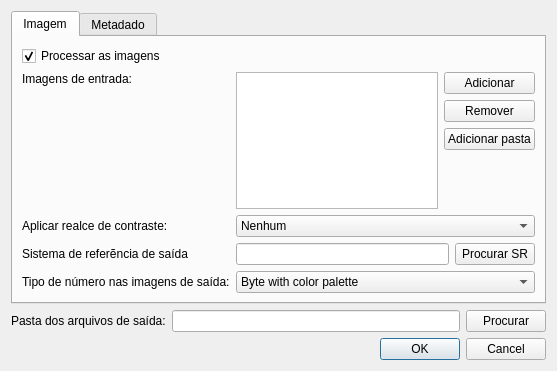
<?xml version="1.0" encoding="UTF-8"?>
<ui version="4.0">
 <class>Dialog</class>
 <widget class="QDialog" name="Dialog">
  <property name="geometry">
   <rect>
    <x>0</x>
    <y>0</y>
    <width>557</width>
    <height>371</height>
   </rect>
  </property>
  <property name="windowTitle">
   <string>Preparação de imagens para mosaicos</string>
  </property>
  <layout class="QVBoxLayout" name="verticalLayout_2">
   <item>
    <widget class="QTabWidget" name="tabWidget">
     <property name="currentIndex">
      <number>0</number>
     </property>
     <widget class="QWidget" name="tab">
      <attribute name="title">
       <string>Imagem</string>
      </attribute>
      <layout class="QFormLayout" name="formLayout">
       <item row="0" column="0" colspan="2">
        <widget class="QCheckBox" name="checkBox">
         <property name="text">
          <string>Processar as imagens</string>
         </property>
         <property name="checked">
          <bool>true</bool>
         </property>
        </widget>
       </item>
       <item row="2" column="0">
        <widget class="QLabel" name="label">
         <property name="text">
          <string>Imagens de entrada:</string>
         </property>
         <property name="alignment">
          <set>Qt::AlignLeading|Qt::AlignLeft|Qt::AlignTop</set>
         </property>
        </widget>
       </item>
       <item row="2" column="1">
        <layout class="QHBoxLayout" name="horizontalLayout_2">
         <item>
          <widget class="QListWidget" name="fileListWidget"/>
         </item>
         <item>
          <layout class="QVBoxLayout" name="verticalLayout">
           <item>
            <widget class="QPushButton" name="addButton">
             <property name="text">
              <string>Adicionar</string>
             </property>
            </widget>
           </item>
           <item>
            <widget class="QPushButton" name="removeButton">
             <property name="text">
              <string>Remover</string>
             </property>
            </widget>
           </item>
           <item>
            <widget class="QPushButton" name="addFolderButton">
             <property name="text">
              <string>Adicionar pasta</string>
             </property>
            </widget>
           </item>
           <item>
            <spacer name="verticalSpacer">
             <property name="orientation">
              <enum>Qt::Vertical</enum>
             </property>
             <property name="sizeHint" stdset="0">
              <size>
               <width>20</width>
               <height>40</height>
              </size>
             </property>
            </spacer>
           </item>
          </layout>
         </item>
        </layout>
       </item>
       <item row="8" column="0">
        <widget class="QLabel" name="label_4">
         <property name="text">
          <string>Sistema de referẽncia de saída</string>
         </property>
        </widget>
       </item>
       <item row="8" column="1">
        <layout class="QHBoxLayout" name="horizontalLayout">
         <item>
          <widget class="QLineEdit" name="srLineEdit"/>
         </item>
         <item>
          <widget class="QPushButton" name="searchSRButton">
           <property name="text">
            <string>Procurar SR</string>
           </property>
          </widget>
         </item>
        </layout>
       </item>
       <item row="11" column="0">
        <widget class="QLabel" name="label_5">
         <property name="text">
          <string>Tipo de número nas imagens de saída:</string>
         </property>
        </widget>
       </item>
       <item row="11" column="1">
        <widget class="QComboBox" name="numberComboBox">
         <item>
          <property name="text">
           <string>Byte with color palette</string>
          </property>
         </item>
         <item>
          <property name="text">
           <string>Byte</string>
          </property>
         </item>
         <item>
          <property name="text">
           <string>Unsigned Int 16</string>
          </property>
         </item>
         <item>
          <property name="text">
           <string>Int 16</string>
          </property>
         </item>
         <item>
          <property name="text">
           <string>Unsigned Int 32</string>
          </property>
         </item>
         <item>
          <property name="text">
           <string>Int 32</string>
          </property>
         </item>
         <item>
          <property name="text">
           <string>Float 32</string>
          </property>
         </item>
         <item>
          <property name="text">
           <string>Float 64</string>
          </property>
         </item>
        </widget>
       </item>
       <item row="5" column="0">
        <widget class="QLabel" name="label_3">
         <property name="text">
          <string>Aplicar realce de contraste:</string>
         </property>
        </widget>
       </item>
       <item row="5" column="1">
        <widget class="QComboBox" name="stretchComboBox">
         <item>
          <property name="text">
           <string>Nenhum</string>
          </property>
         </item>
         <item>
          <property name="text">
           <string>Linear 2%</string>
          </property>
         </item>
        </widget>
       </item>
      </layout>
     </widget>
     <widget class="QWidget" name="tab_2">
      <attribute name="title">
       <string>Metadado</string>
      </attribute>
      <layout class="QFormLayout" name="formLayout_2">
       <item row="6" column="0">
        <widget class="QLabel" name="label_2">
         <property name="text">
          <string>Modelo XML do metadado de saída:</string>
         </property>
        </widget>
       </item>
       <item row="6" column="1">
        <layout class="QHBoxLayout" name="horizontalLayout_3">
         <item>
          <widget class="QLineEdit" name="lineEdit_2"/>
         </item>
         <item>
          <widget class="QPushButton" name="metadataTemplateButton">
           <property name="text">
            <string>Procurar</string>
           </property>
          </widget>
         </item>
        </layout>
       </item>
       <item row="5" column="0" colspan="2">
        <widget class="QCheckBox" name="checkBox_2">
         <property name="text">
          <string>Processar os metadados</string>
         </property>
        </widget>
       </item>
      </layout>
     </widget>
    </widget>
   </item>
   <item>
    <layout class="QHBoxLayout" name="horizontalLayout_4">
     <item>
      <widget class="QLabel" name="label_6">
       <property name="text">
        <string>Pasta dos arquivos de saída:</string>
       </property>
      </widget>
     </item>
     <item>
      <widget class="QLineEdit" name="outputFolderEdit"/>
     </item>
     <item>
      <widget class="QPushButton" name="outputFolderButton">
       <property name="text">
        <string>Procurar</string>
       </property>
      </widget>
     </item>
    </layout>
   </item>
   <item>
    <widget class="QDialogButtonBox" name="buttonBox">
     <property name="orientation">
      <enum>Qt::Horizontal</enum>
     </property>
     <property name="standardButtons">
      <set>QDialogButtonBox::Cancel|QDialogButtonBox::Ok</set>
     </property>
    </widget>
   </item>
  </layout>
 </widget>
 <resources/>
 <connections>
  <connection>
   <sender>buttonBox</sender>
   <signal>accepted()</signal>
   <receiver>Dialog</receiver>
   <slot>accept()</slot>
   <hints>
    <hint type="sourcelabel">
     <x>248</x>
     <y>254</y>
    </hint>
    <hint type="destinationlabel">
     <x>157</x>
     <y>274</y>
    </hint>
   </hints>
  </connection>
  <connection>
   <sender>buttonBox</sender>
   <signal>rejected()</signal>
   <receiver>Dialog</receiver>
   <slot>reject()</slot>
   <hints>
    <hint type="sourcelabel">
     <x>316</x>
     <y>260</y>
    </hint>
    <hint type="destinationlabel">
     <x>286</x>
     <y>274</y>
    </hint>
   </hints>
  </connection>
 </connections>
</ui>
